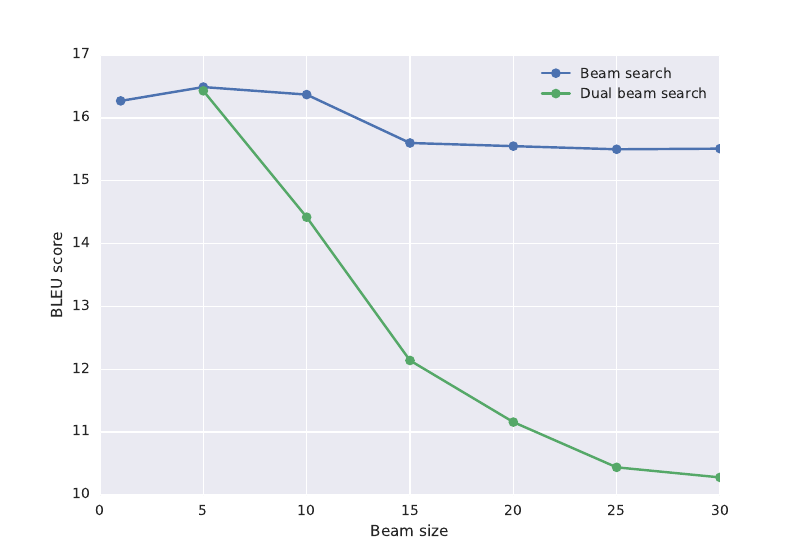

Write the Python code that produced this figure.
import glob
import matplotlib.pyplot as plt
import seaborn

plt.switch_backend('agg')

gen_logs = glob.glob('../logs/flickr30k/gen*.log')
mbs_logs = glob.glob('../logs/flickr30k/mbs*.log')

def get_BLEU(filename):
    "Get the BLEU score from the log file."
    with open(filename) as f:
        bleu_line = f.readlines()[-1]
    return float(bleu_line[7:12])

def get_beam_size(path):
    "Get the beam size from the filename."
    filename = path.split('/')[-1]
    return int(filename[4:-4])

def create_data_list(logs):
    "Turn a list of filenames into a list of tuples."
    return zip(*sorted((get_beam_size(log),get_BLEU(log)) for log in logs))

gen_x, gen_y = create_data_list(gen_logs)
mbs_x, mbs_y = create_data_list(mbs_logs)

gen_line, = plt.plot(gen_x, gen_y, '-o', label='Beam search')
mbs_line, = plt.plot(mbs_x, mbs_y, '-o', label='Dual beam search')

plt.legend(handles=[gen_line, mbs_line])
plt.xlabel('Beam size')
plt.ylabel('BLEU score')

plt.savefig('./pdf/beam_vs_bleu.pdf')
